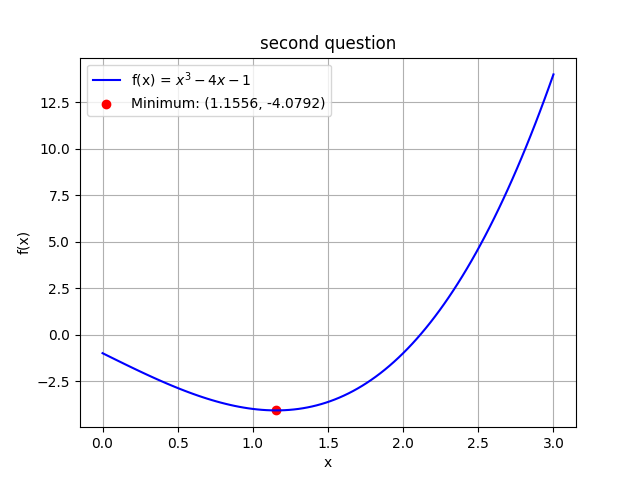

Python code for this plot:
import numpy as np
import matplotlib.pyplot as plt


def golden_section_search(f, a, b, tol=0.001):
    """黄金分割法求函数极小值"""
    gr = (np.sqrt(5) - 1) / 2  # 黄金比例
    c = b - gr * (b - a)
    d = a + gr * (b - a)
    steps = 0

    while abs(c - d) > tol:
        if f(c) < f(d):
            b = d
        else:
            a = c
        c = b - gr * (b - a)
        d = a + gr * (b - a)
        steps += 1

    x_min = (a + b) / 2
    return x_min, f(x_min), steps


# 定义目标函数
f = lambda x: x ** 3 - 4 * x - 1

# 求解极小值
x_min, f_min, steps = golden_section_search(f, 0, 3)

# 绘制函数曲线
x = np.linspace(0, 3, 100)
plt.plot(x, f(x), 'b-', label='f(x) = $x^3 - 4x - 1$')
plt.scatter(x_min, f_min, c='red', label=f'Minimum: ({x_min:.4f}, {f_min:.4f})')
plt.xlabel('x')
plt.ylabel('f(x)')
plt.title('second question')
plt.legend()
plt.grid()
plt.show()

# 输出结果
print(f"极小值点: {x_min:.4f}")
print(f"极小值: {f_min:.4f}")
print(f"迭代次数: {steps}")
